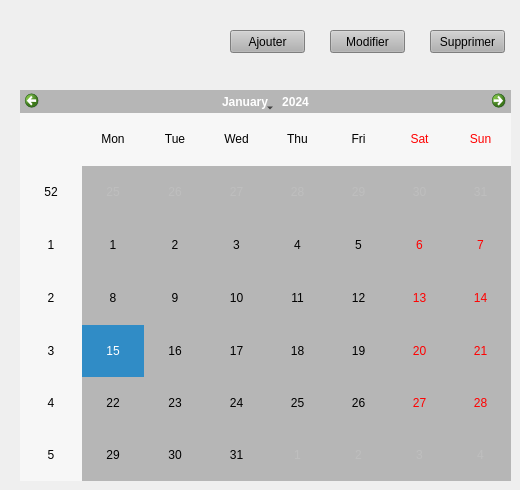
         <widget class="QWidget" name="agenda_page">
          <widget class="QCalendarWidget" name="calendarWidget">
           <property name="geometry">
            <rect>
             <x>20</x>
             <y>90</y>
             <width>491</width>
             <height>391</height>
            </rect>
           </property>
           <property name="styleSheet">
            <string notr="true">background-color: rgb(182, 182, 182);</string>
           </property>
          </widget>
          <widget class="QPushButton" name="pushButton">
           <property name="geometry">
            <rect>
             <x>430</x>
             <y>30</y>
             <width>75</width>
             <height>23</height>
            </rect>
           </property>
           <property name="styleSheet">
            <string notr="true">background-color: rgb(177, 177, 177);</string>
           </property>
           <property name="text">
            <string>Supprimer</string>
           </property>
          </widget>
          <widget class="QPushButton" name="pushButton_2">
           <property name="geometry">
            <rect>
             <x>330</x>
             <y>30</y>
             <width>75</width>
             <height>23</height>
            </rect>
           </property>
           <property name="styleSheet">
            <string notr="true">background-color: rgb(177, 177, 177);</string>
           </property>
           <property name="text">
            <string>Modifier</string>
           </property>
          </widget>
          <widget class="QPushButton" name="pushButton_3">
           <property name="geometry">
            <rect>
             <x>230</x>
             <y>30</y>
             <width>75</width>
             <height>23</height>
            </rect>
           </property>
           <property name="styleSheet">
            <string notr="true">background-color: rgb(177, 177, 177);</string>
           </property>
           <property name="text">
            <string>Ajouter</string>
           </property>
          </widget>
         </widget>
